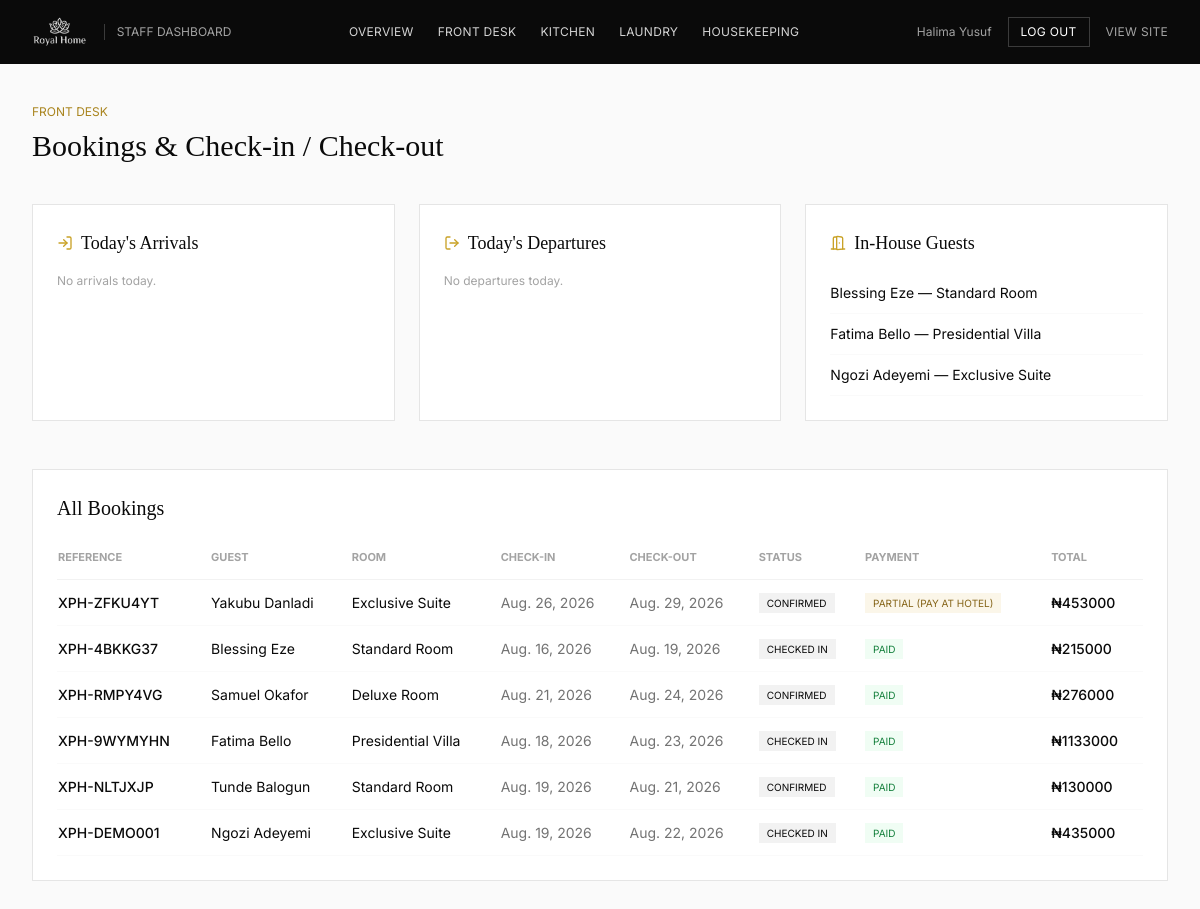
Page /staff/front-desk/ (signed in) on the committed database.
### bookings/models.py (models this page shows, shortened)
class Booking(models.Model):
    STATUS_CHOICES = [
        ('pending', 'Pending Payment'),
        ('confirmed', 'Confirmed'),
        ('checked_in', 'Checked In'),
        ('checked_out', 'Checked Out'),
        ('cancelled', 'Cancelled'),
    ]
    PAYMENT_CHOICES = [
        ('unpaid', 'Unpaid'),
        ('paid', 'Paid'),
        ('partial', 'Partial (Pay at Hotel)'),
    ]
    reference_code = models.CharField(max_length=20, unique=True, default=generate_reference, editable=False)
    room_type = models.ForeignKey(RoomType, on_delete=models.PROTECT, related_name='bookings')
    check_in = models.DateField()
    check_out = models.DateField()
    adults = models.PositiveIntegerField(default=1)
    children = models.PositiveIntegerField(default=0)
    full_name = models.CharField(max_length=150)
    email = models.EmailField()
    phone = models.CharField(max_length=30)
    whatsapp_opt_in = models.BooleanField(default=True)
    special_requests = models.TextField(blank=True)
    addons = models.ManyToManyField(AddOn, blank=True, related_name='bookings')
    room_total = models.DecimalField(max_digits=12, decimal_places=2, default=0)
    addon_total = models.DecimalField(max_digits=12, decimal_places=2, default=0)
    grand_total = models.DecimalField(max_digits=12, decimal_places=2, default=0)
    status = models.CharField(max_length=20, choices=STATUS_CHOICES, default='pending')
    payment_status = models.CharField(max_length=20, choices=PAYMENT_CHOICES, default='unpaid')
    payment_method = models.CharField(max_length=40, default='Paystack')
    created_at = models.DateTimeField(auto_now_add=True)
    class Meta:
        ordering = ['-created_at']

### rooms/models.py (models this page shows, shortened)
class RoomType(models.Model):
    CATEGORY_CHOICES = [
        ('standard', 'Standard'),
        ('deluxe', 'Deluxe'),
        ('exclusive', 'Exclusive Suite'),
        ('presidential', 'Presidential Suite'),
    ]
    name = models.CharField(max_length=120)
    slug = models.SlugField(unique=True)
    category = models.CharField(max_length=20, choices=CATEGORY_CHOICES, default='standard')
    tagline = models.CharField(max_length=200, blank=True)
    description = models.TextField()
    base_price = models.DecimalField(max_digits=10, decimal_places=2, help_text='Price per night in NGN')
    capacity_adults = models.PositiveIntegerField(default=2)
    capacity_children = models.PositiveIntegerField(default=1)
    bed_type = models.CharField(max_length=100, default='1 King Bed')
    size_sqm = models.PositiveIntegerField(default=28)
    total_rooms = models.PositiveIntegerField(default=10)
    amenities = models.TextField(help_text='Comma separated list, e.g. Free WiFi, Smart TV, Mini Bar')
    cover_image = models.ImageField(upload_to='rooms/', blank=True, null=True)
    is_featured = models.BooleanField(default=False)
    floor_range = models.CharField(max_length=50, blank=True, default='2nd - 4th Floor')
    class Meta:
        ordering = ['base_price']

### dashboard/views.py (the view)
# urls.py: path('front-desk/', views.front_desk, name='front_desk'),
@login_required(login_url='dashboard:login')
def front_desk(request):
    today = timezone.localdate()
    arrivals = Booking.objects.filter(check_in=today).exclude(status='cancelled')
    departures = Booking.objects.filter(check_out=today).exclude(status='cancelled')
    in_house = Booking.objects.filter(status='checked_in')
    all_bookings = Booking.objects.all()[:20]
    return render(request, 'dashboard/front_desk.html', {
        'arrivals': arrivals, 'departures': departures, 'in_house': in_house, 'all_bookings': all_bookings,
    })

### templates/dashboard/front_desk.html (shortened to what this page needs)
{% extends "dashboard/dashboard_base.html" %}
{% block content %}
<div class="mb-10">
  <p class="uppercase tracking-widest2 text-gold-600 text-xs mb-2">Front Desk</p>
  <h1 class="font-serif text-3xl">Bookings &amp; Check-in / Check-out</h1>
</div>
<div class="grid grid-cols-1 md:grid-cols-3 gap-6 mb-12">
  <div class="bg-white border border-grey-200 p-6">
    <h2 class="font-serif text-lg mb-4 flex items-center gap-2"><i data-lucide="log-in" class="w-4 h-4 text-gold-500"></i> Today's Arrivals</h2>
    {% for b in arrivals %}
    <div class="flex items-center justify-between text-sm border-b border-grey-50 py-2.5">
      <span>{{ b.full_name }} — {{ b.room_type.name }}</span>
      <form method="post" action="{% url 'dashboard:update_booking_status' b.id %}"><input type="hidden" name="status" value="checked_in">{% csrf_token %}
      <button class="text-[10px] uppercase text-gold-600 hover:underline">Check In</button></form>
    </div>
    {% empty %}<p class="text-xs text-grey-400">No arrivals today.</p>{% endfor %}
  </div>
  <div class="bg-white border border-grey-200 p-6">
    <h2 class="font-serif text-lg mb-4 flex items-center gap-2"><i data-lucide="log-out" class="w-4 h-4 text-gold-500"></i> Today's Departures</h2>
    {% for b in departures %}
    <div class="flex items-center justify-between text-sm border-b border-grey-50 py-2.5">
      <span>{{ b.full_name }} — {{ b.room_type.name }}</span>
      <form method="post" action="{% url 'dashboard:update_booking_status' b.id %}"><input type="hidden" name="status" value="checked_out">{% csrf_token %}
      <button class="text-[10px] uppercase text-gold-600 hover:underline">Check Out</button></form>
    </div>
    {% empty %}<p class="text-xs text-grey-400">No departures today.</p>{% endfor %}
  </div>
  <div class="bg-white border border-grey-200 p-6">
    <h2 class="font-serif text-lg mb-4 flex items-center gap-2"><i data-lucide="door-open" class="w-4 h-4 text-gold-500"></i> In-House Guests</h2>
    {% for b in in_house %}
    <div class="text-sm border-b border-grey-50 py-2.5">{{ b.full_name }} — {{ b.room_type.name }}</div>
    {% empty %}<p class="text-xs text-grey-400">No guests currently checked in.</p>{% endfor %}
  </div>
</div>
<div class="bg-white border border-grey-200 p-6">
  <h2 class="font-serif text-xl mb-6">All Bookings</h2>
  <div class="overflow-x-auto">
    <table class="w-full text-sm">
      <thead><tr class="text-left text-[11px] uppercase tracking-widest2 text-grey-400 border-b border-grey-100">
        <th class="pb-3">Reference</th><th class="pb-3">Guest</th><th class="pb-3">Room</th><th class="pb-3">Check-in</th><th class="pb-3">Check-out</th><th class="pb-3">Status</th><th class="pb-3">Payment</th><th class="pb-3">Total</th>
      </tr></thead>
      <tbody>
        {% for b in all_bookings %}
        <tr class="border-b border-grey-50">
          <td class="py-3 font-medium">{{ b.reference_code }}</td>
          <td class="py-3">{{ b.full_name }}</td>
          <td class="py-3">{{ b.room_type.name }}</td>
          <td class="py-3 text-grey-500">{{ b.check_in }}</td>
          <td class="py-3 text-grey-500">{{ b.check_out }}</td>
          <td class="py-3"><span class="text-[10px] uppercase px-2 py-1 bg-grey-100">{{ b.get_status_display }}</span></td>
          <td class="py-3"><span class="text-[10px] uppercase px-2 py-1 {% if b.payment_status == 'paid' %}bg-green-50 text-green-700{% else %}bg-gold-50 text-gold-700{% endif %}">{{ b.get_payment_status_display }}</span></td>
          <td class="py-3 font-medium">₦{{ b.grand_total|floatformat:0 }}</td>
        </tr>
        {% empty %}
        <tr><td colspan="8" class="py-6 text-grey-400 text-center">No bookings yet.</td></tr>
        {% endfor %}
      </tbody>
    </table>
  </div>
</div>
{% endblock %}

### templates/dashboard/dashboard_base.html (shortened to what this page needs)
{% load static %}
<!DOCTYPE html>
<html lang="en">
<head>
<script src="https://cdn.tailwindcss.com"></script>
<link rel="stylesheet" href="{% static 'css/site.css' %}">
</head>
<body class="bg-grey-50 text-ink font-sans antialiased min-h-screen">
<header class="bg-ink text-white">
  <div class="max-w-7xl mx-auto px-5 lg:px-8 h-16 flex items-center justify-between">
    <div class="flex items-center gap-3">
      <img src="{% static 'images/logo.png' %}" class="h-8 w-auto brightness-0 invert opacity-90" alt="Royal home hotel">
      <span class="text-xs uppercase tracking-widest2 text-grey-400 border-l border-white/20 pl-3 ml-1">Staff Dashboard</span>
    </div>
    <nav class="hidden md:flex items-center gap-6 text-xs uppercase tracking-wide text-grey-300">
      {% if request.user.is_authenticated %}
      <a href="{% url 'dashboard:super_admin' %}" class="hover:text-gold-400">Overview</a>
      <a href="{% url 'dashboard:front_desk' %}" class="hover:text-gold-400">Front Desk</a>
      <a href="{% url 'dashboard:kitchen' %}" class="hover:text-gold-400">Kitchen</a>
      <a href="{% url 'dashboard:laundry' %}" class="hover:text-gold-400">Laundry</a>
      <a href="{% url 'dashboard:housekeeping' %}" class="hover:text-gold-400">Housekeeping</a>
      {% endif %}
    </nav>
    <div class="flex items-center gap-4">
      {% if request.user.is_authenticated %}
      <span class="text-xs text-grey-400 hidden sm:inline">{{ request.user.get_full_name|default:request.user.username }}</span>
      <a href="{% url 'dashboard:logout' %}" class="text-xs uppercase tracking-wide border border-white/20 px-3 py-1.5 hover:border-gold-400 hover:text-gold-400 transition-colors">Log Out</a>
      {% endif %}
      <a href="{% url 'core:home' %}" class="text-xs uppercase tracking-wide text-grey-400 hover:text-gold-400">View Site</a>
    </div>
  </div>
</header>
<main class="max-w-7xl mx-auto px-5 lg:px-8 py-10">
{% block content %}{% endblock %}
</main>
</body>
</html>

### static/css/site.css (style rules this page uses)
html { scroll-behavior: smooth; }

### rows in the picture
Booking: full_name "Blessing Eze", room_type.name "Standard Room", reference_code "XPH-4BKKG37", check_in "Aug. 16, 2026", check_out "Aug. 19, 2026", status "CHECKED IN", payment_status "PAID", grand_total "215000"
Booking: full_name "Fatima Bello", room_type.name "Presidential Villa", reference_code "XPH-9WYMYHN", check_in "Aug. 18, 2026", check_out "Aug. 23, 2026", status "CHECKED IN", payment_status "PAID", grand_total "1133000"
Booking: full_name "Ngozi Adeyemi", room_type.name "Exclusive Suite", reference_code "XPH-DEMO001", check_in "Aug. 19, 2026", check_out "Aug. 22, 2026", status "CHECKED IN", payment_status "PAID", grand_total "435000"
Booking: reference_code "XPH-ZFKU4YT", full_name "Yakubu Danladi", room_type.name "Exclusive Suite", check_in "Aug. 26, 2026", check_out "Aug. 29, 2026", status "CONFIRMED", payment_status "PARTIAL (PAY AT HOTEL)", grand_total "453000"
Booking: reference_code "XPH-RMPY4VG", full_name "Samuel Okafor", room_type.name "Deluxe Room", check_in "Aug. 21, 2026", check_out "Aug. 24, 2026", status "CONFIRMED", payment_status "PAID", grand_total "276000"
Booking: reference_code "XPH-NLTJXJP", full_name "Tunde Balogun", room_type.name "Standard Room", check_in "Aug. 19, 2026", check_out "Aug. 21, 2026", status "CONFIRMED", payment_status "PAID", grand_total "130000"

### other values in the picture
{{ request.user.get_full_name|default:request.user.username }} "Halima Yusuf"
